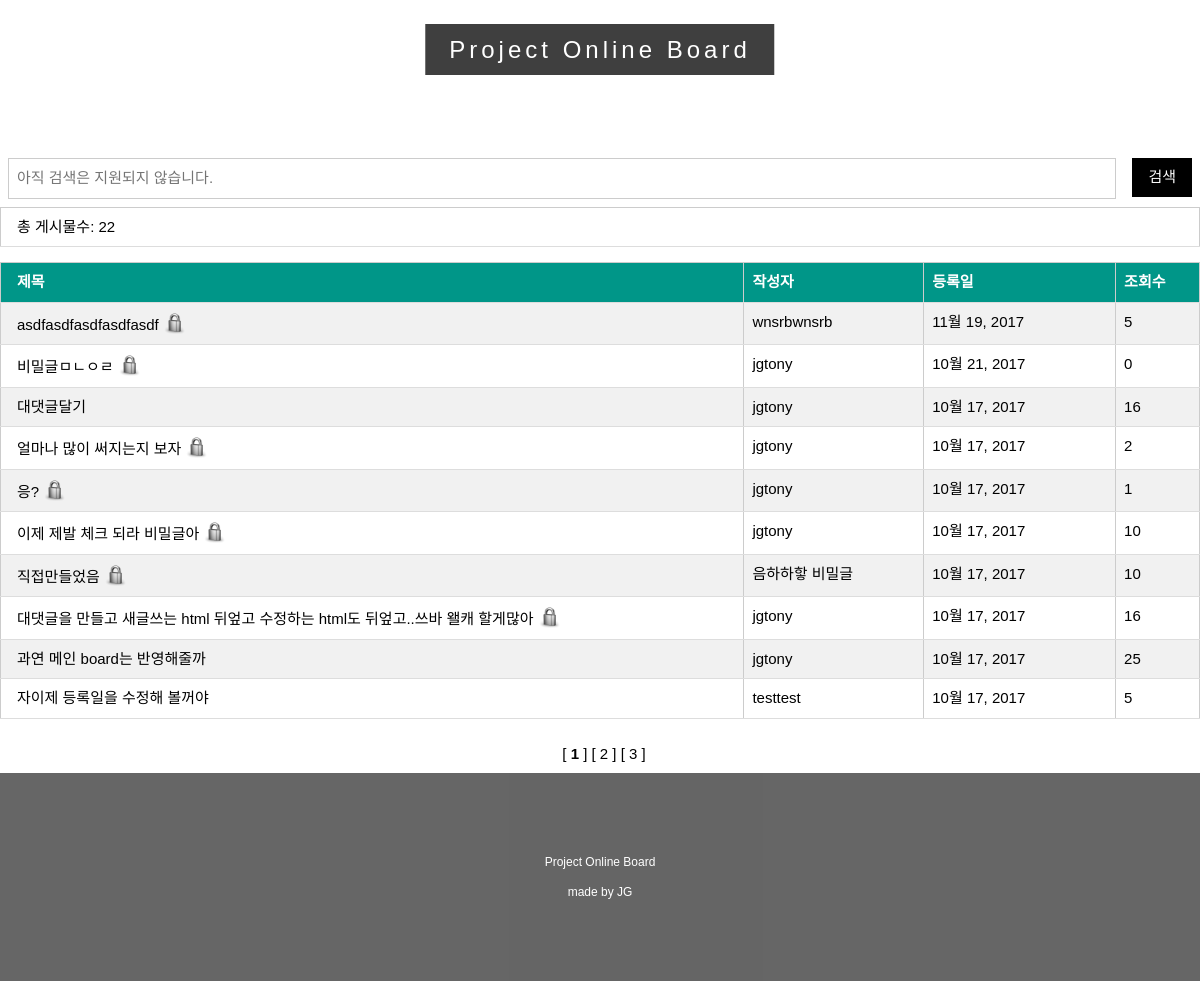
/board/, run on the app's committed database.
### board/models.py (models this page shows, shortened)
class Bulletin_Board(models.Model):
    subject = models.CharField(max_length=50, blank=True)
    name = models.CharField(max_length=50, blank=True)
    created_date = models.DateField(null=True, blank=True)
    mail = models.CharField(max_length=50, blank=True)
    memo = models.CharField(max_length=200, blank=True)
    hits = models.IntegerField(null=True, blank=True)
    secret_board = models.BooleanField(default=False)
    secret_board_key = models.CharField(max_length=10, blank=True)

### board/views.py (the view)
def home(request):
	if request.GET.get('current_page') :
		current_page = int(request.GET['current_page'] )
	else:current_page=1
	start = (current_page-1)*rowsPerPage
	end = current_page*rowsPerPage
	boardList = Bulletin_Board.objects.order_by('-id')[start:end]
	totalCnt = Bulletin_Board.objects.count()
	pagingHelperIns = pagingHelper();
	totalPageList = pagingHelperIns.getTotalPageList(totalCnt,rowsPerPage)
	return render(request,"board/board_home.html",{
		"totalCnt":totalCnt,
		"boardList":boardList,
		'totalPageList':totalPageList,
		'current_page':current_page
	})

### board/views.py (called while the page is built)
	def getTotalPageList(self, total_cnt, rowsPerPage):
		if((total_cnt%rowsPerPage) == 0):
			self.total_pages = int(total_cnt / rowsPerPage)
		else:
			self.total_pages = int(total_cnt / rowsPerPage) + 1
		self.totalPageList = []
		for j in range(self.total_pages):
			self.totalPageList.append(j+1)
		return self.totalPageList

### board/templates/board/board_home.html (shortened to what this page needs)
{% load staticfiles %}
<!DOCTYPE html>
<html>
<link rel="stylesheet" type="text/css" href="{% static 'login/w3.css' %}" />
<link rel="stylesheet" type="text/css" href="{% static 'board/board_style.css' %}" />
<body>
<div class="w3-display-container w3-opacity-min" id="home">
  <div class="w3-display-middle" style="white-space:nowrap;">
    <span class="w3-center w3-padding-large w3-black w3-xlarge w3-wide w3-animate-opacity">Project Online Board</span>
  </div>
</div>
<div class="w3-container" style="height:100px;"></div>
<table class="w3-table">
    <tr>
	<form name=searchf method=post action="">
        <td><input type=text name=searchStr maxlength=50 class="w3-input w3-border" placeholder="아직 검색은 지원되지 않습니다."></td>
		<td width=50><input type=submit value="검색" class="w3-button w3-black"></td>
	</form>
    </tr>
</table>
<table cellspacing=1 class="w3-table-all">
    <tr>
        <td>총 게시물수: {{ totalCnt }}</td>
    </tr>
</table>
<table cellspacing=1 border=1 class="w3-table-all">
    <tr class="w3-teal">
		<th width=320>제목</th>
		<th width=15%>작성자</th>
        <th width=16%>등록일</th>
        <th width=7%>조회수</th>
    </tr>
    {% if boardList %}
        <ul>
            {% for boardRow in boardList %}
            <tr>
            <td width=320>
				<a href="viewWork?memo_id={{ boardRow.id }}&searchStr=None" class="remove_bottom_line">{{ boardRow.subject }}
				{% if boardRow.secret_board %}
				<img src="{% static 'board/lock.png' %}" style="height:24px;">
				{% endif %}
            </td>
			<td width=100>{{ boardRow.name }}</td>
            <td width=200>{{ boardRow.created_date }}</td>
            <td width=100>{{ boardRow.hits }}</td>
            </tr>
            {% endfor %}
        </ul>
    {% else %}
        <p>No Data.</p>
    {% endif %}
</table>
<table class="w3-table w3-margin-top">
    <tr>
        <td class="w3-center">
        {% for page in totalPageList %}
            <a href="page_move?current_page={{page}}" class="remove_bottom_line">
            [
            {% ifequal page current_page %}
                <b>
            {% endifequal %}
            {{page}}
            {% ifequal page current_page  %}
                </b>
            {% endifequal %}
            ]
        {% endfor %}
        </td>
    </tr>
</table>
<footer class="w3-center w3-black w3-padding-64 w3-opacity w3-hover-opacity-off">
  <div class="w3-small w3-section">
	  <p>Project Online Board</p>
    <p>made by JG</p>
  </div>
</footer>
</body>
</html>

### login/static/login/w3.css (style rules this page uses)
html { box-sizing:border-box }
*,*:before,*:after { box-sizing:inherit }
html { -ms-text-size-adjust:100%;-webkit-text-size-adjust:100% }
body { margin:0 }
article,aside,details,figcaption,figure,footer,header,main,menu,nav,section,summary { display:block }
a { background-color:transparent;-webkit-text-decoration-skip:objects }
img { border-style:none }
button,input,select,textarea { font:inherit;margin:0 }
button,input { overflow:visible }
button,html [type=button],[type=reset],[type=submit] { -webkit-appearance:button }
html,body { font-family:Verdana,sans-serif;font-size:15px;line-height:1.5 }
html { overflow-x:hidden }
.w3-wide { letter-spacing:4px }
img { margin-bottom:-5px }
a { color:inherit }
.w3-table,.w3-table-all { border-collapse:collapse;border-spacing:0;width:100%;display:table }
.w3-table-all { border:1px solid #ccc }
.w3-bordered tr,.w3-table-all tr { border-bottom:1px solid #ddd }
.w3-table-all tr:nth-child(odd) { background-color:#fff }
.w3-table-all tr:nth-child(even) { background-color:#f1f1f1 }
.w3-table td,.w3-table th,.w3-table-all td,.w3-table-all th { padding:8px 8px;display:table-cell;text-align:left;vertical-align:top }
.w3-table th:first-child,.w3-table td:first-child,.w3-table-all th:first-child,.w3-table-all td:first-child { padding-left:16px }
.w3-btn,.w3-button { border:none;display:inline-block;outline:0;padding:8px 16px;vertical-align:middle;overflow:hidden;text-decoration:none;color:inherit;background-color:inherit;text-align:center;cursor:pointer;white-space:nowrap }
.w3-btn,.w3-button { -webkit-touch-callout:none;-webkit-user-select:none;-khtml-user-select:none;-moz-user-select:none;-ms-user-select:none;user-select:none }
.w3-tooltip,.w3-display-container { position:relative }
.w3-input { padding:8px;display:block;border:none;border-bottom:1px solid #ccc;width:100% }
.w3-container:after,.w3-container:before,.w3-panel:after,.w3-panel:before,.w3-row:after,.w3-row:before,.w3-row-padding:after,.w3-row-padding:before, .w3-cell-row:before,.w3-cell-row:after,.w3-clear:after,.w3-clear:before,.w3-bar:before,.w3-bar:after { content:"";display:table;clear:both }
.w3-display-middle { position:absolute;top:50%;left:50%;transform:translate(-50%,-50%);-ms-transform:translate(-50%,-50%) }
.w3-container,.w3-panel { padding:0.01em 16px }
.w3-animate-opacity { animation:opac 0.8s }
.w3-opacity,.w3-hover-opacity:hover { opacity:0.60 }
.w3-opacity-min { opacity:0.75 }
.w3-small { font-size:12px!important }
.w3-xlarge { font-size:24px!important }
.w3-center { text-align:center!important }
.w3-border { border:1px solid #ccc!important }
.w3-section,.w3-code { margin-top:16px!important;margin-bottom:16px!important }
.w3-margin-top { margin-top:16px!important }
.w3-padding-large { padding:12px 24px!important }
.w3-padding-64 { padding-top:64px!important;padding-bottom:64px!important }
.w3-teal,.w3-hover-teal:hover { color:#fff!important;background-color:#009688!important }
.w3-black,.w3-hover-black:hover { color:#fff!important;background-color:#000!important }

### board/static/board/board_style.css (style rules this page uses)
.remove_bottom_line { text-decoration: none; }

### data on the page
Bulletin_Board: subject "asdfasdfasdfasdfasdf", secret_board True (drawn), name "wnsrbwnsrb", created_date "11월 19, 2017", hits "5"
Bulletin_Board: subject "비밀글ㅁㄴㅇㄹ", secret_board True (drawn), name "jgtony", created_date "10월 21, 2017", hits "0"
Bulletin_Board: subject "대댓글달기", name "jgtony", created_date "10월 17, 2017", hits "16"
Bulletin_Board: subject "얼마나 많이 써지는지 보자", secret_board True (drawn), name "jgtony", created_date "10월 17, 2017", hits "2"
Bulletin_Board: subject "응?", secret_board True (drawn), name "jgtony", created_date "10월 17, 2017", hits "1"
Bulletin_Board: subject "이제 제발 체크 되라 비밀글아", secret_board True (drawn), name "jgtony", created_date "10월 17, 2017", hits "10"
Bulletin_Board: subject "직접만들었음", secret_board True (drawn), name "음하하핳 비밀글", created_date "10월 17, 2017", hits "10"
Bulletin_Board: subject "대댓글을 만들고 새글쓰는 html 뒤엎고 수정하는 html도 뒤엎고..쓰바 왤캐 할게많아", secret_board True (drawn), name "jgtony", created_date "10월 17, 2017", hits "16"
Bulletin_Board: subject "과연 메인 board는 반영해줄까", name "jgtony", created_date "10월 17, 2017", hits "25"
Bulletin_Board: subject "자이제 등록일을 수정해 볼꺼야", name "testtest", created_date "10월 17, 2017", hits "5"

### other printed values
{{ totalCnt }} "22"
{{ page }} "1" "2" "3"
